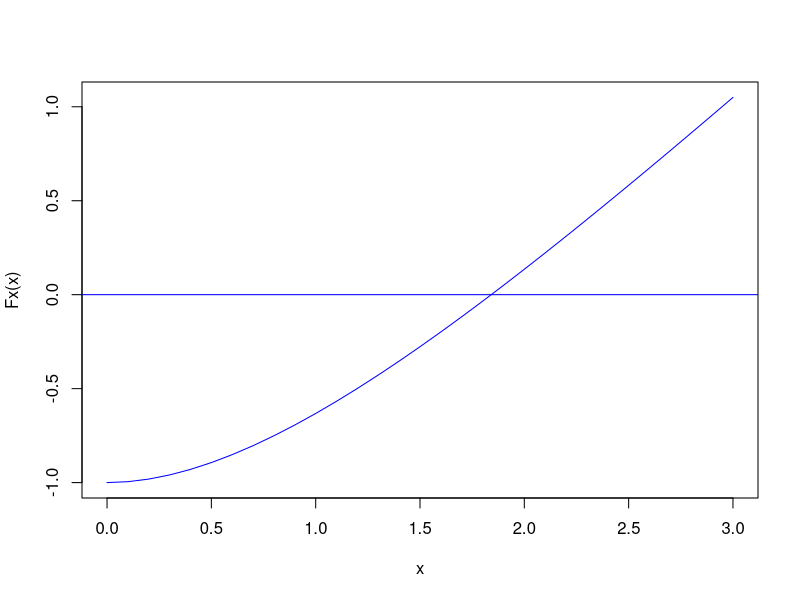

The R script that drew this image: (Note: this script raises an error after producing the figure.)
# Remueve todos los objetos creados
rm(list=ls())
Fx <- function(x) exp(-x) + x -2
F1x <- function(x) 1-exp(-x)
# Halla la raiz de Fx
regula <- function(a,b) 
{
  x<-seq(a,b,0.1)
  plot(x,Fx(x),type="l",col="blue")
  abline(h=0,col="blue")
  #x<-b
  #d<-(Fx(b)*a-Fx(a)*b)/(Fx(b)-Fx(a))
  ant <- x
  error <- 1
  while (error > 1.e-8 && Fx(x) != 0 ) 
  {
    x<-(Fx(b)*a-Fx(a)*b)/(Fx(b)-Fx(a))
    
    if (Fx(x)*Fx(a) < 0) {b <- x}
    else {a <- x}
    #error <- abs(x-ant) / abs(x)
    error<-abs(Fx(x)/F1x(x))
    points(rbind(c(x,0)),pch=19,cex=0.7,col="red")
    cat("X=",x,"\t","E=",error,"\n")
    ant <- x
  }
}
regula(0,3)

A = matrix(c( 0,  2,  34, 3,
              -5, -4,  1, 4,
              0,  0,  5, 3,
              -4, -7, -8, 0), nrow=4, byrow=TRUE)
b = c(1,0,7,0)

solve(A,b)
